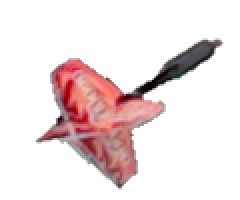
#> input picture dart_1.png, 120 x 100 px, found by its file name (shown 2 times larger)
$ jupyter execute --allow-errors process_darts.ipynb
#> lines starting #> are read from the running program, lines starting #| are printed output that depends on the picture
### src/draw_util.py
from PIL import Image, ImageDraw

# position to "X" lines
def pos_to_lines(pos, line_length):
    x, y = pos
    return [
        ((x - line_length / 2, y - line_length / 2), (x + line_length / 2, y + line_length / 2)),
        ((x + line_length / 2, y - line_length / 2), (x - line_length / 2, y + line_length / 2))
    ]

def draw_x_at(img, pos, t=2, color='blue', length=10):
    copy = img.copy()
    draw = ImageDraw.Draw(copy)
    for line in pos_to_lines(pos, length):
        draw.line(line, fill=color, width=t)
    return copy

# [7 lines left out: function composite_at, not called in this run]

### process_darts.ipynb
[cell 1]
from collections import defaultdict

from PIL import Image
from src.draw_util import draw_x_at

[cell 2]
base_path = 'res/darts/'
darts = defaultdict(list)

[cell 3]
dart_id = 'red'

path = base_path + 'dart_1.png'
dart_1 = Image.open(path)
#> dart_1 is the input picture: PIL image 120x100 RGBA; mean R, G, B, A 35.4, 22.1, 22.7, 50.9

pos_1 = (111, 19)
darts[dart_id] += [{'path': path, 'pos': pos_1}]
draw_x_at(dart_1, pos_1, color='green').convert('RGB')
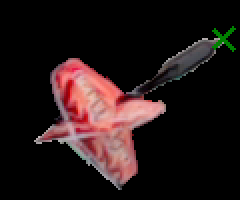
#> Out: PIL image 120x100 RGB (shown 2 times larger); mean R, G, B 35.3, 22.6, 22.5

[cell 4]
path = base_path + 'dart_2.png'
dart_2 = Image.open(path)
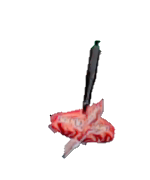
#> input picture dart_2.png, 150 x 180 px, found by its file name
#> dart_2 is the input picture: PIL image 150x180 RGBA; mean R, G, B, A 16.3, 10.1, 10.3, 24.5

pos_2 = (97, 39)
darts[dart_id] += [{'path': path, 'pos': pos_2}]
draw_x_at(dart_2, pos_2, color='green').convert('RGB')
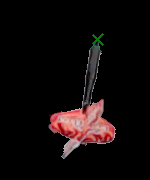
#> Out: PIL image 150x180 RGB; mean R, G, B 16.3, 10.4, 10.2

[cell 5]
path = base_path + 'dart_3.png'
dart_3 = Image.open(path)
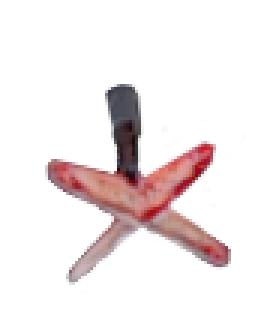
#> input picture dart_3.png, 88 x 106 px, found by its file name (shown 3 times larger)
#> dart_3 is the input picture: PIL image 88x106 RGBA; mean R, G, B, A 29.1, 20.3, 20.8, 37.7

pos_3 = (40, 28)
darts[dart_id] += [{'path': path, 'pos': pos_3}]
draw_x_at(dart_3, pos_3, color='green').convert('RGB')
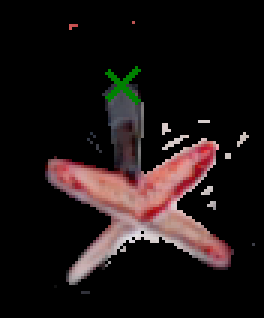
#> Out: PIL image 88x106 RGB (shown 3 times larger); mean R, G, B 28.9, 20.9, 20.5

[cell 6]
dart_id = 'p'
path = base_path + 'p_1_1.png'
#> (the rest of this cell did not finish here and is left out)

[cell 7]
path = base_path + 'p_1_2.png'
#> path = 'res/darts/p_1_2.png'
#> (the rest of this cell did not finish here and is left out)

[cell 8]
path = base_path + 'p_1_3.png'
#> path = 'res/darts/p_1_3.png'
#> (the rest of this cell did not finish here and is left out)

[cell 9]
path = base_path + 'p_2_1.png'
#> path = 'res/darts/p_2_1.png'
#> (the rest of this cell did not finish here and is left out)

[cell 10]
path = base_path + 'p_2_2.png'
#> path = 'res/darts/p_2_2.png'
#> (the rest of this cell did not finish here and is left out)

[cell 11]
path = base_path + 'p_2_3.png'
#> path = 'res/darts/p_2_3.png'
#> (the rest of this cell did not finish here and is left out)

[cell 12]
path = base_path + 'p_3_1.png'
#> path = 'res/darts/p_3_1.png'
#> (the rest of this cell did not finish here and is left out)

[cell 13]
path = base_path + 'p_3_2.png'
#> path = 'res/darts/p_3_2.png'
#> (the rest of this cell did not finish here and is left out)

[cell 14]
path = base_path + 'p_3_3.png'
#> path = 'res/darts/p_3_3.png'
#> (the rest of this cell did not finish here and is left out)

[cell 15]
dart_id = 'j'
#> dart_id = 'j'
path = base_path + 'j_1_1.png'
#> (the rest of this cell did not finish here and is left out)

[cell 16]
path = base_path + 'j_1_2.png'
#> path = 'res/darts/j_1_2.png'
#> (the rest of this cell did not finish here and is left out)

[cell 17]
path = base_path + 'j_1_3.png'
#> path = 'res/darts/j_1_3.png'
#> (the rest of this cell did not finish here and is left out)

[cell 18]
path = base_path + 'j_2_1.png'
#> path = 'res/darts/j_2_1.png'
#> (the rest of this cell did not finish here and is left out)
